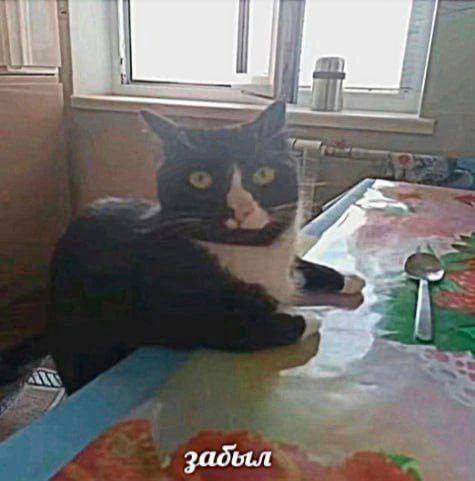
#> input picture забыл.jpg, 475 x 481 px
$ python 9.2.py
#> lines starting #> are read from the running program, lines starting #| are printed output that depends on the picture
from PIL import Image

image = Image.open("забыл.jpg")
#> image is the input picture: PIL image 475x481 RGB; mean R, G, B 117.1, 113.5, 111

new_width = image.width // 3
#> new_width = 158
new_height = image.height // 3
#> new_height = 160

size_image = image.resize((new_width, new_height), Image.Resampling.LANCZOS)
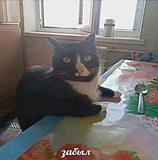
#> size_image: PIL image 158x160 RGB; mean R, G, B 117.1, 113.5, 111

size_image.save("новый_размер.png")
image = Image.open("новый_размер.png")

flip = image.transpose(Image.FLIP_LEFT_RIGHT)
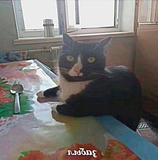
#> flip: PIL image 158x160 RGB; mean R, G, B 117.1, 113.5, 111
flip.save('по_горизонтали.png')

flip_image = image.transpose(Image.FLIP_TOP_BOTTOM)
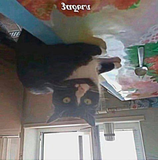
#> flip_image: PIL image 158x160 RGB; mean R, G, B 117.1, 113.5, 111
flip_image.save('по_вертикали.png')

print("Изображения сохранены")
